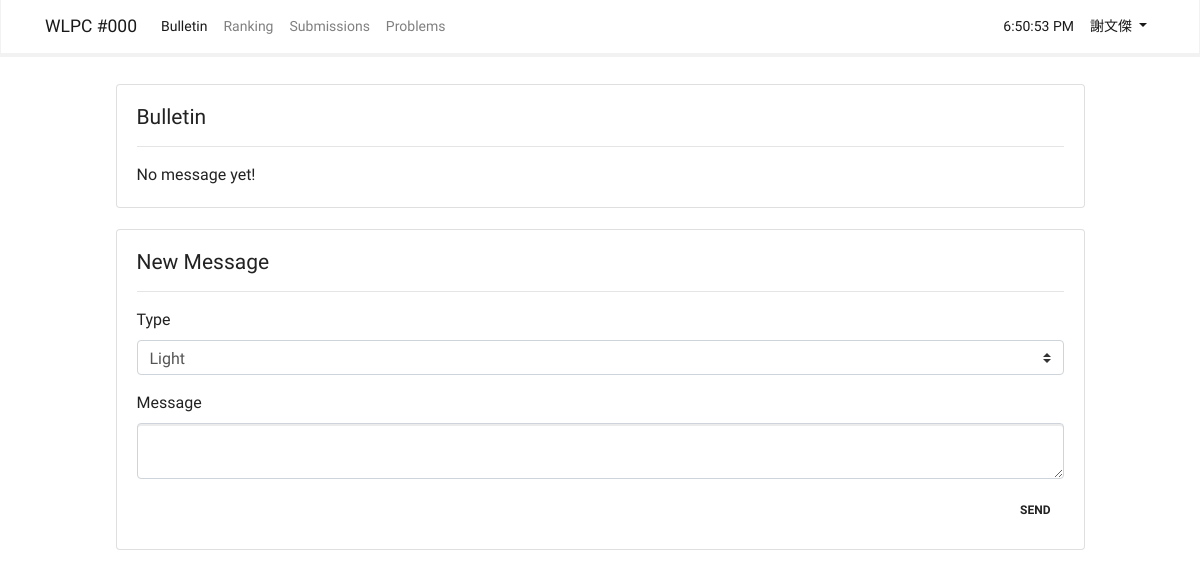
Before: /bulletin (signed in) with the older database file.
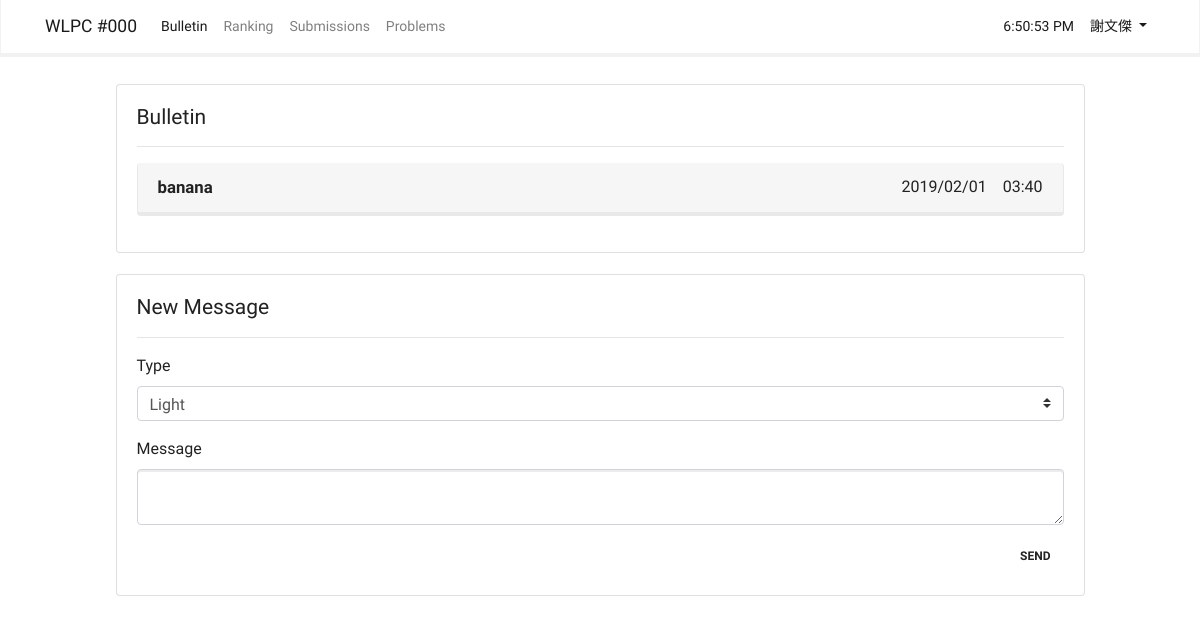
After: the same page with the newer database file.
### app/models.py (models this page shows, shortened)
class Message(db.Model):
    __tablename__ = 'messages'
    id = db.Column(db.Integer, primary_key = True)
    content = db.Column(db.Text(200))
    content_html = db.Column(db.Text)
    t = db.Column(db.String(20))
    create_time = db.Column(db.DateTime)

### app/main/views.py (the view)
@main.route('/bulletin', methods = ['GET', 'POST'])
def bulletin():
    form = MessgeForm()
    if form.validate_on_submit():
        message = Message(t = form.t.data, content = form.content.data, create_time = datetime.utcnow())
        db.session.add(message)
        db.session.commit()
        return redirect(url_for('main.bulletin'))
    messages = Message.query.order_by(Message.create_time.desc()).all()
    return render_template('bulletin.html', current_time = datetime.utcnow(), form = form, messages = messages)

### app/main/forms.py (shortened to what this page needs)
class MessgeForm(FlaskForm):
    t = SelectField('Type', choices=[('light', 'Light'), ('primary', 'Primary'), ('success', 'Success'), ('warning', 'Warning'), ('danger', 'Danger')])
    content = TextAreaField('Message', validators=[DataRequired()])
    submit = SubmitField('Send')

### app/models.py (called while the page is built)
@login_manager.user_loader
def load_user(user_id):
    return User.query.get(int(user_id))

### app/templates/bulletin.html (shortened to what this page needs)
{% import "bootstrap/wtf.html" as wtf %}
{% extends "base.html" %}
{% block page_content %}
<div class="container" style="width: 90%">
    <div class="card">
        <div class="card-body">
            <h4 class="card-title">Bulletin</h4>
            <hr>
            {% for message in messages %}
            <div class="alert alert-{{ message.t }}">
                <span>{{ message.content_html | safe }}</span>
                <span class="float-right">{{ moment(message.create_time).format("YYYY/MM/DD　hh:mm") }}</span>
            </div>
            {% endfor %}
            {{ 'No message yet!' if messages|length == 0 }}
        </div>
    </div><br>
    {% if current_user.is_authenticated and current_user.id == 1 %}
    <div class="card">
        <div class="card-body">
            <h4 class="card-title">New Message</h4>
            <hr>
            <form method="POST">
                <div class="form-group">
                    {{ form.t.label }}{{ form.t(class = 'custom-select') }}
                </div>
                <div class="form-group">
                    {{ form.content.label }}{{ form.content(class = 'form-control') }}
                </div>
                {{ form.submit(class = 'btn float-right') }}
            </form>
        </div>
    </div><br>
    {% endif %}
</div>
{% endblock %}

Changed rows visible on the page:
added Message: content_html "banana", create_time "2019/02/01 03:40"
Other visible differences:
{{ 'No message yet!' if messages|length == 0 }}: "No message yet!" → (not shown)
